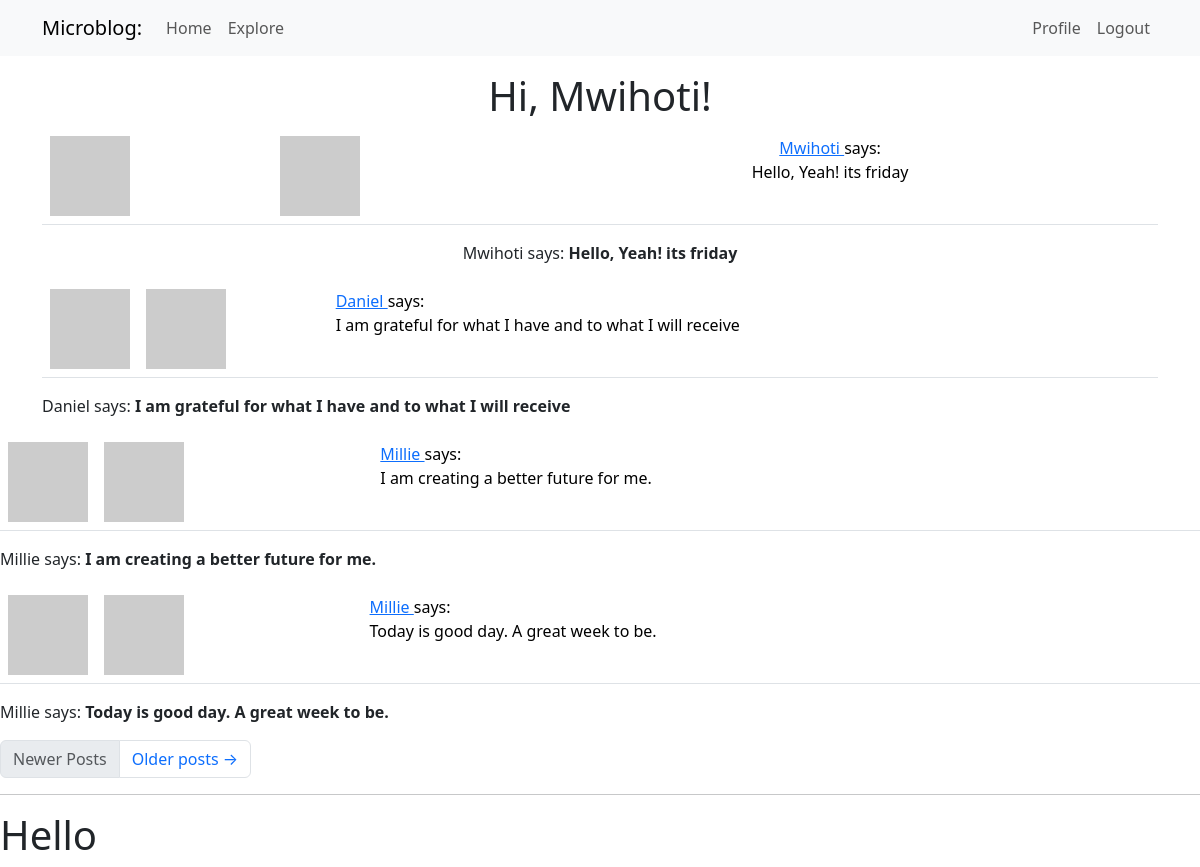
Screenshot of /explore (signed in) with the database file from the repository.
### app/models.py (models this page shows, shortened)
class User(UserMixin, db.Model):
    id: so.Mapped[int] = so.mapped_column(primary_key=True)
    username: so.Mapped[str] = so.mapped_column(sa.String(64), index=True,
                                                unique=True)
    email: so.Mapped[str] = so.mapped_column(sa.String(120), index=True,
                                             unique=True)
    password_hash: so.Mapped[Optional[str]] = so.mapped_column(sa.String(256))
    about_me: so.Mapped[Optional[str]] = so.mapped_column(sa.String(140))
    last_seen: so.Mapped[Optional[datetime]] = so.mapped_column(
        default=lambda: datetime.now(timezone.utc))
    posts: so.WriteOnlyMapped['Post'] = so.relationship(back_populates='author')
    following: so.WriteOnlyMapped['User'] = so.relationship(
        secondary=followers, primaryjoin=(followers.c.follower_id == id),
        secondaryjoin=(followers.c.followed_id==id),
        back_populates='followers'
    )
    followers: so.WriteOnlyMapped['User'] = so.relationship(
        secondary=followers, primaryjoin=(followers.c.followed_id == id),
        secondaryjoin=(followers.c.follower_id == id),
        back_populates='following'
    )
    def avatar(self, size):
        digest = hashlib.md5(self.email.lower().encode('utf-8')).hexdigest()
        return f'https://www.gravatar.com/avatar/{digest}?d=identicon&s={size}'
    @login.user_loader
    def load_user(id):
        return db.session.get(User, int(id))

class Post(db.Model):
    id: so.Mapped[int] = so.mapped_column(primary_key=True)
    body: so.Mapped[str] = so.mapped_column(sa.String(140))
    timestamp: so.Mapped[datetime] = so.mapped_column(
        index=True, default=lambda: datetime.now(timezone.utc))
    user_id: so.Mapped[int] = so.mapped_column(sa.ForeignKey('user.id'),
                                               index=True
    )
    author: so.Mapped[User] = so.relationship('User', back_populates='posts')

### app/routes.py (the view)
@app.route('/explore')
@login_required
def explore():
    page = request.args.get('page', 1, type=int)
    query = sa.select(Post).order_by(Post.timestamp.desc())
    posts = db.paginate(query, page=page, per_page=app.config
                        ['POSTS_PER_PAGE'], error_out=False)
    next_url = url_for('explore', page=posts.next_num) \
        if posts.has_next else None
    prev_url = url_for('explore', page=posts.prev_num) \
        if posts.has_prev else None
    return render_template('index.html', title='Explore', posts=posts.items, next_url=next_url, prev_url=prev_url)

### app/routes.py (called while the page is built)
@app.before_request
def before_request():
    if current_user.is_authenticated:
        current_user.last_seen = datetime.now(timezone.utc)
        db.session.commit()

### app/templates/index.html (shortened to what this page needs)
{% extends "base.html" %}
{% block content %}
<div style="display: flex; flex-direction: column; align-items: center; text-align: center;">
    <h1>Hi, {{ current_user.username }}!</h1>
    {% for post in posts %}
    {% include '_post.html' %}
    <div style="display: flex;"><p>{{ post.author.username }} says: <b>{{ post.body }}</b></p></div>
</div>
    {% endfor %}
    <nav aria-label="post navigation">
        <ul class="pagination">
            <li class="page-item{% if not prev_url %} disabled{% endif %}">
                <a class="page-link" href="{{prev_url }}">Newer Posts</a>
            </li>
            <li class="page-item{% if not next_url %} disabled{% endif %}">
                <a class="page-link" href="{{next_url}}">
                    Older posts <span aria-hidden="true">&rarr;</span>
                </a>
            </li>
        </ul>
    </nav>
{% endblock %}

### app/templates/_post.html
<table class="table table-hover">
    <tr >
        <td width="70px">
            <img src="{{post.author.avatar(36) }}"></td>
        <td>
            <a href="{{ url_for('user', username=post.author.username)}}">
                <img src="{{post.author.avatar(70)}}" />
            </a>
            <td>
                <a href="{{ url_for('user', username=post.author.username)}}">
                    {{ post.author.username}}
                </a>
                says: <br> {{post.body}} </td>
            </td>
    </tr>
</table>

### rows the page displays
User: username "Mwihoti"
Post: author.username "Mwihoti", body "Hello, Yeah! its friday"
Post: author.username "Daniel", body "I am grateful for what I have and to what I will receive"
Post: author.username "Millie", body "I am creating a better future for me."
Post: author.username "Millie", body "Today is good day. A great week to be."
